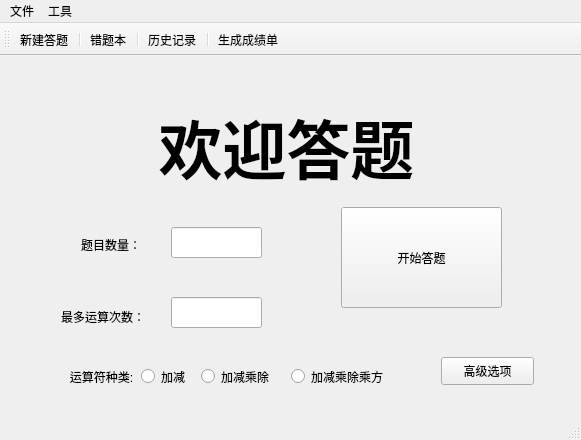
<?xml version="1.0" encoding="UTF-8"?>
<ui version="4.0">
 <class>MainWindow</class>
 <widget class="QMainWindow" name="MainWindow">
  <property name="geometry">
   <rect>
    <x>0</x>
    <y>0</y>
    <width>581</width>
    <height>440</height>
   </rect>
  </property>
  <property name="minimumSize">
   <size>
    <width>581</width>
    <height>440</height>
   </size>
  </property>
  <property name="maximumSize">
   <size>
    <width>581</width>
    <height>440</height>
   </size>
  </property>
  <property name="windowTitle">
   <string>一刀两百题</string>
  </property>
  <property name="styleSheet">
   <string notr="true"/>
  </property>
  <widget class="QWidget" name="centralWidget">
   <layout class="QGridLayout" name="gridLayout">
    <item row="0" column="0">
     <widget class="QStackedWidget" name="stackedWidget1">
      <property name="styleSheet">
       <string notr="true"/>
      </property>
      <property name="currentIndex">
       <number>1</number>
      </property>
      <widget class="QWidget" name="page_3">
       <widget class="QLabel" name="label_4">
        <property name="geometry">
         <rect>
          <x>130</x>
          <y>8</y>
          <width>308</width>
          <height>71</height>
         </rect>
        </property>
        <property name="text">
         <string>&lt;html&gt;&lt;head/&gt;&lt;body&gt;&lt;p align=&quot;center&quot;&gt;&lt;span style=&quot; font-size:26pt; font-weight:600;&quot;&gt;恭喜你做完了！&lt;/span&gt;&lt;/p&gt;&lt;/body&gt;&lt;/html&gt;</string>
        </property>
       </widget>
       <widget class="QLabel" name="label_5">
        <property name="geometry">
         <rect>
          <x>11</x>
          <y>191</y>
          <width>135</width>
          <height>16</height>
         </rect>
        </property>
        <property name="text">
         <string>你的做对的题目数：</string>
        </property>
       </widget>
       <widget class="QTextBrowser" name="textBrowser_2">
        <property name="geometry">
         <rect>
          <x>160</x>
          <y>180</y>
          <width>101</width>
          <height>41</height>
         </rect>
        </property>
       </widget>
       <widget class="QLabel" name="label_6">
        <property name="geometry">
         <rect>
          <x>70</x>
          <y>130</y>
          <width>75</width>
          <height>16</height>
         </rect>
        </property>
        <property name="text">
         <string>总题目数：</string>
        </property>
       </widget>
       <widget class="QTextBrowser" name="textBrowser_3">
        <property name="geometry">
         <rect>
          <x>160</x>
          <y>120</y>
          <width>101</width>
          <height>41</height>
         </rect>
        </property>
       </widget>
       <widget class="QPushButton" name="pushButton_3">
        <property name="geometry">
         <rect>
          <x>370</x>
          <y>90</y>
          <width>121</width>
          <height>61</height>
         </rect>
        </property>
        <property name="text">
         <string>进入错题本</string>
        </property>
       </widget>
       <widget class="QPushButton" name="pushButton_4">
        <property name="geometry">
         <rect>
          <x>370</x>
          <y>170</y>
          <width>121</width>
          <height>61</height>
         </rect>
        </property>
        <property name="text">
         <string>再来一次</string>
        </property>
       </widget>
       <widget class="QPushButton" name="pushButton_5">
        <property name="geometry">
         <rect>
          <x>370</x>
          <y>250</y>
          <width>121</width>
          <height>61</height>
         </rect>
        </property>
        <property name="text">
         <string>退出</string>
        </property>
       </widget>
      </widget>
      <widget class="QWidget" name="page">
       <widget class="QPushButton" name="pushButton">
        <property name="geometry">
         <rect>
          <x>330</x>
          <y>140</y>
          <width>161</width>
          <height>101</height>
         </rect>
        </property>
        <property name="toolTip">
         <string>&lt;html&gt;&lt;head/&gt;&lt;body&gt;&lt;p align=&quot;center&quot;&gt;&lt;span style=&quot; font-size:12pt; font-weight:600;&quot;&gt;开始答题&lt;/span&gt;&lt;/p&gt;&lt;/body&gt;&lt;/html&gt;</string>
        </property>
        <property name="whatsThis">
         <string>&lt;html&gt;&lt;head/&gt;&lt;body&gt;&lt;p align=&quot;center&quot;&gt;&lt;span style=&quot; font-size:11pt; font-weight:600;&quot;&gt;开始答题&lt;/span&gt;&lt;/p&gt;&lt;/body&gt;&lt;/html&gt;</string>
        </property>
        <property name="styleSheet">
         <string notr="true">font: 14pt &quot;微软雅黑&quot;;</string>
        </property>
        <property name="text">
         <string>开始答题</string>
        </property>
       </widget>
       <widget class="QLineEdit" name="lineEdit">
        <property name="geometry">
         <rect>
          <x>160</x>
          <y>160</y>
          <width>91</width>
          <height>31</height>
         </rect>
        </property>
       </widget>
       <widget class="QLineEdit" name="lineEdit_2">
        <property name="geometry">
         <rect>
          <x>160</x>
          <y>230</y>
          <width>91</width>
          <height>31</height>
         </rect>
        </property>
       </widget>
       <widget class="QLabel" name="label_7">
        <property name="geometry">
         <rect>
          <x>70</x>
          <y>170</y>
          <width>72</width>
          <height>15</height>
         </rect>
        </property>
        <property name="text">
         <string>题目数量：</string>
        </property>
       </widget>
       <widget class="QLabel" name="label_8">
        <property name="geometry">
         <rect>
          <x>50</x>
          <y>240</y>
          <width>101</width>
          <height>20</height>
         </rect>
        </property>
        <property name="text">
         <string>最多运算次数：</string>
        </property>
       </widget>
       <widget class="QRadioButton" name="radioButton">
        <property name="geometry">
         <rect>
          <x>130</x>
          <y>300</y>
          <width>115</width>
          <height>19</height>
         </rect>
        </property>
        <property name="styleSheet">
         <string notr="true"/>
        </property>
        <property name="text">
         <string>加减</string>
        </property>
       </widget>
       <widget class="QRadioButton" name="radioButton_2">
        <property name="geometry">
         <rect>
          <x>190</x>
          <y>300</y>
          <width>115</width>
          <height>19</height>
         </rect>
        </property>
        <property name="text">
         <string>加减乘除</string>
        </property>
       </widget>
       <widget class="QRadioButton" name="radioButton_3">
        <property name="geometry">
         <rect>
          <x>280</x>
          <y>300</y>
          <width>115</width>
          <height>19</height>
         </rect>
        </property>
        <property name="text">
         <string>加减乘除乘方</string>
        </property>
       </widget>
       <widget class="QLabel" name="label_12">
        <property name="geometry">
         <rect>
          <x>40</x>
          <y>300</y>
          <width>101</width>
          <height>21</height>
         </rect>
        </property>
        <property name="text">
         <string>&lt;html&gt;&lt;head/&gt;&lt;body&gt;&lt;p align=&quot;center&quot;&gt;运算符种类:&lt;/p&gt;&lt;/body&gt;&lt;/html&gt;</string>
        </property>
       </widget>
       <widget class="QPushButton" name="pushButton_6">
        <property name="geometry">
         <rect>
          <x>430</x>
          <y>290</y>
          <width>93</width>
          <height>28</height>
         </rect>
        </property>
        <property name="text">
         <string>高级选项</string>
        </property>
       </widget>
       <widget class="QLabel" name="label">
        <property name="geometry">
         <rect>
          <x>100</x>
          <y>20</y>
          <width>351</width>
          <height>121</height>
         </rect>
        </property>
        <property name="styleSheet">
         <string notr="true"/>
        </property>
        <property name="text">
         <string>&lt;html&gt;&lt;head/&gt;&lt;body&gt;&lt;p align=&quot;center&quot;&gt;&lt;span style=&quot; font-size:48pt; font-weight:600;&quot;&gt;欢迎答题&lt;/span&gt;&lt;/p&gt;&lt;/body&gt;&lt;/html&gt;</string>
        </property>
       </widget>
      </widget>
      <widget class="QWidget" name="page_2">
       <widget class="QTextBrowser" name="textBrowser">
        <property name="geometry">
         <rect>
          <x>11</x>
          <y>35</y>
          <width>301</width>
          <height>192</height>
         </rect>
        </property>
        <property name="styleSheet">
         <string notr="true"/>
        </property>
        <property name="html">
         <string>&lt;!DOCTYPE HTML PUBLIC &quot;-//W3C//DTD HTML 4.0//EN&quot; &quot;http://www.w3.org/TR/REC-html40/strict.dtd&quot;&gt;
&lt;html&gt;&lt;head&gt;&lt;meta name=&quot;qrichtext&quot; content=&quot;1&quot; /&gt;&lt;style type=&quot;text/css&quot;&gt;
p, li { white-space: pre-wrap; }
&lt;/style&gt;&lt;/head&gt;&lt;body style=&quot; font-family:'SimSun'; font-size:9pt; font-weight:400; font-style:normal;&quot;&gt;
&lt;p style=&quot;-qt-paragraph-type:empty; margin-top:0px; margin-bottom:0px; margin-left:0px; margin-right:0px; -qt-block-indent:0; text-indent:0px;&quot;&gt;&lt;br /&gt;&lt;/p&gt;&lt;/body&gt;&lt;/html&gt;</string>
        </property>
       </widget>
       <widget class="QTextEdit" name="textEdit">
        <property name="geometry">
         <rect>
          <x>357</x>
          <y>35</y>
          <width>191</width>
          <height>121</height>
         </rect>
        </property>
       </widget>
       <widget class="QPushButton" name="pushButton_2">
        <property name="geometry">
         <rect>
          <x>370</x>
          <y>210</y>
          <width>151</width>
          <height>71</height>
         </rect>
        </property>
        <property name="text">
         <string>下一题</string>
        </property>
       </widget>
       <widget class="QLabel" name="label_2">
        <property name="geometry">
         <rect>
          <x>140</x>
          <y>10</y>
          <width>61</width>
          <height>20</height>
         </rect>
        </property>
        <property name="text">
         <string>&lt;html&gt;&lt;head/&gt;&lt;body&gt;&lt;p align=&quot;center&quot;&gt;&lt;br/&gt;&lt;/p&gt;&lt;/body&gt;&lt;/html&gt;</string>
        </property>
       </widget>
       <widget class="QLabel" name="label_3">
        <property name="geometry">
         <rect>
          <x>400</x>
          <y>10</y>
          <width>32</width>
          <height>17</height>
         </rect>
        </property>
        <property name="text">
         <string>&lt;html&gt;&lt;head/&gt;&lt;body&gt;&lt;p align=&quot;center&quot;&gt;&lt;span style=&quot; font-weight:600;&quot;&gt;答案&lt;/span&gt;&lt;/p&gt;&lt;/body&gt;&lt;/html&gt;</string>
        </property>
       </widget>
       <widget class="QLCDNumber" name="lcdNumber">
        <property name="geometry">
         <rect>
          <x>80</x>
          <y>260</y>
          <width>131</width>
          <height>41</height>
         </rect>
        </property>
       </widget>
       <widget class="QLabel" name="label_10">
        <property name="geometry">
         <rect>
          <x>70</x>
          <y>10</y>
          <width>72</width>
          <height>15</height>
         </rect>
        </property>
        <property name="text">
         <string>&lt;html&gt;&lt;head/&gt;&lt;body&gt;&lt;p align=&quot;center&quot;&gt;第&lt;/p&gt;&lt;/body&gt;&lt;/html&gt;</string>
        </property>
       </widget>
       <widget class="QLabel" name="label_11">
        <property name="geometry">
         <rect>
          <x>160</x>
          <y>10</y>
          <width>72</width>
          <height>15</height>
         </rect>
        </property>
        <property name="text">
         <string>&lt;html&gt;&lt;head/&gt;&lt;body&gt;&lt;p align=&quot;center&quot;&gt;题&lt;/p&gt;&lt;/body&gt;&lt;/html&gt;</string>
        </property>
       </widget>
      </widget>
     </widget>
    </item>
   </layout>
  </widget>
  <widget class="QMenuBar" name="menuBar">
   <property name="geometry">
    <rect>
     <x>0</x>
     <y>0</y>
     <width>581</width>
     <height>26</height>
    </rect>
   </property>
   <widget class="QMenu" name="menu">
    <property name="title">
     <string>文件</string>
    </property>
    <addaction name="actionewwewe"/>
   </widget>
   <widget class="QMenu" name="menu_2">
    <property name="title">
     <string>工具</string>
    </property>
    <addaction name="actioncuotiben"/>
    <addaction name="actionlishijiu"/>
    <addaction name="actionshuchuchengji"/>
   </widget>
   <addaction name="menu"/>
   <addaction name="menu_2"/>
  </widget>
  <widget class="QStatusBar" name="statusBar"/>
  <widget class="QToolBar" name="mainToolBar">
   <attribute name="toolBarArea">
    <enum>TopToolBarArea</enum>
   </attribute>
   <attribute name="toolBarBreak">
    <bool>false</bool>
   </attribute>
   <addaction name="actionewwewe"/>
   <addaction name="separator"/>
   <addaction name="actioncuotiben"/>
   <addaction name="separator"/>
   <addaction name="actionlishijiu"/>
   <addaction name="separator"/>
   <addaction name="actionshuchuchengji"/>
  </widget>
  <action name="actionewwewe">
   <property name="text">
    <string>新建答题</string>
   </property>
   <property name="toolTip">
    <string>新建答题</string>
   </property>
  </action>
  <action name="actioncuotiben">
   <property name="text">
    <string>错题本</string>
   </property>
   <property name="toolTip">
    <string>错题本</string>
   </property>
  </action>
  <action name="actionlishijiu">
   <property name="text">
    <string>历史记录</string>
   </property>
   <property name="toolTip">
    <string>历史记录</string>
   </property>
  </action>
  <action name="actionshuchuchengji">
   <property name="text">
    <string>生成成绩单</string>
   </property>
   <property name="toolTip">
    <string>生成成绩单</string>
   </property>
  </action>
 </widget>
 <layoutdefault spacing="6" margin="11"/>
 <resources/>
 <connections/>
</ui>
